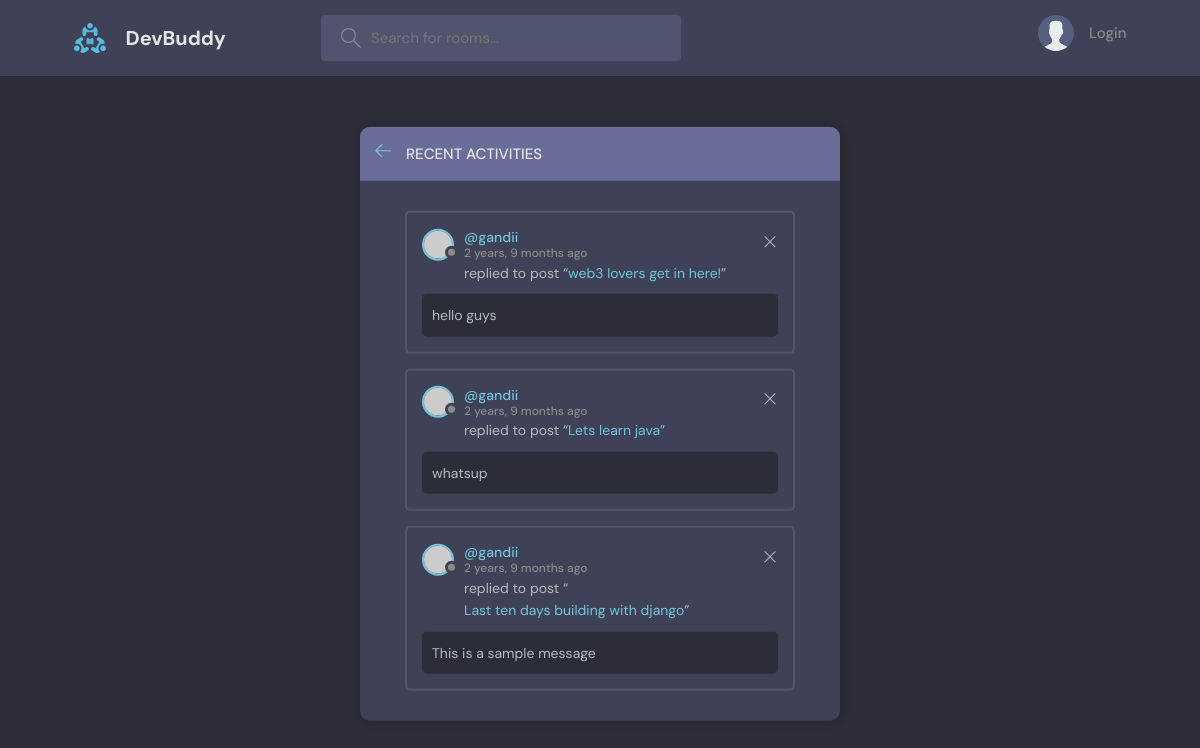
Screenshot of /activityPage/ with the database file from the repository.
### base/models.py (models this page shows, shortened)
class Message(models.Model):
    user = models.ForeignKey(User, on_delete=models.CASCADE)   #The allows multiple message from a single user
    room = models.ForeignKey(Room, on_delete= models.CASCADE)  #this "ondelete"ensures that whenever the room is deleted all the comments are deleted
    body = models.TextField()
    updated = models.DateTimeField(auto_now=True)
    created = models.DateTimeField(auto_now_add=True)
    class Meta:
        ordering = ['-updated','-created']

class Room(models.Model):
    host = models.ForeignKey(User, on_delete=models.SET_NULL, null=True)  # hosts to open the room(first user)
    topic = models.ForeignKey(Topic, on_delete=models.SET_NULL, null=True)  #whenever a topic is deleted the room remains and the database remains empty
    name = models.CharField(max_length=200)
    description = models.TextField(null=True, blank=True)   #null=true,allows submision of empty
    participants = models.ManyToManyField(User, related_name='participants', blank=True)
    updated = models.DateTimeField(auto_now=True)   #date&time of when a new topic of a room is updated
    created = models.DateTimeField(auto_now_add=True) #date&time of when a room is creted
    class Meta:
        ordering = ['-updated','-created']   # (-) this sorts the posts from newest to oldest

### base/views.py (the view)
# urls.py: path('activityPage/', views.activityPage, name = 'activityPage'),
def activityPage(request):
    q = request.GET.get('q') if request.GET.get('q')!= None else ''
    room_messages = Message.objects.filter(
        Q(room__topic__name__icontains=q))
    return render(request, 'base/activity.html', {'room_messages':room_messages})

### base/templates/base/activity.html
{% extends 'main.html' %}
{% block content %}
    <main class="layout">
      <div class="container">
        <div class="layout__box">
          <div class="layout__boxHeader">
            <div class="layout__boxTitle">
              <a href="{% url 'Home' %}">
                <svg version="1.1" xmlns="http://www.w3.org/2000/svg" width="32" height="32" viewBox="0 0 32 32">
                  <title>arrow-left</title>
                  <path
                    d="M13.723 2.286l-13.723 13.714 13.719 13.714 1.616-1.611-10.96-10.96h27.625v-2.286h-27.625l10.965-10.965-1.616-1.607z"
                  ></path>
                </svg>
              </a>
              <h3>Recent Activities</h3>
            </div>
          </div>
          <div class="activities-page layout__body">
            {% for message in room_messages %}
            <div class="activities__box">
              <div class="activities__boxHeader roomListRoom__header">
                <a href="{% url 'user-profile' message.user.id %}" class="roomListRoom__author">
                  <div class="avatar avatar--small">
                    <img src="https://randomuser.me/api/portraits/women/11.jpg" />
                  </div>
                  <p>
                    @{{message.user}}
                    <span>{{message.created|timesince}} ago</span>
                  </p>
                </a>
                <div class="roomListRoom__actions">
                  <a href="{% url 'deleteMessage' message.id %}">
                    <svg version="1.1" xmlns="http://www.w3.org/2000/svg" width="32" height="32" viewBox="0 0 32 32">
                      <title>remove</title>
                      <path
                        d="M27.314 6.019l-1.333-1.333-9.98 9.981-9.981-9.981-1.333 1.333 9.981 9.981-9.981 9.98 1.333 1.333 9.981-9.98 9.98 9.98 1.333-1.333-9.98-9.98 9.98-9.981z"
                      ></path>
                    </svg>
                  </a>
                </div>
              </div>
              <div class="activities__boxContent">
                <p>replied to post “<a href="{% url 'room' message.room.id %}">{{message.room.name}}</a>”</p>
                <div class="activities__boxRoomContent">
                  {{message.body}}
                </div>
              </div>
            </div>
            {% endfor %}
          </div>
        </div>
      </div>
    </main>
{% endblock %}

### static/styles/style.css (style rules this page uses)
:root { --color-main: #71c6dd; --color-main-light: #e1f6fb; --color-dark: #3f4156; --color-dark-medium: #51546e; --color-dark-light: #696d97; --color-light: #e5e5e5; --color-gray: #8b8b8b; --color-light-gray: #b2bdbd; --color-bg: #2d2d39; --color-success: #5dd693; --color-error: #fc4b0b; }
* { font-family: "DM Sans", -apple-system, BlinkMacSystemFont, "Segoe UI", Roboto, Oxygen, Ubuntu, Cantarell, "Open Sans", "Helvetica Neue", sans-serif; margin: 0; padding: 0; box-sizing: border-box; text-rendering: optimizeLegibility; font-size: inherit; }
html { font-size: 56.25%; }
@media only screen and (min-width: 1200px) { html { font-size: 62.5%; } }
body { line-height: 1.6; font-weight: 400; font-size: 1.5rem; color: var(--color-light-gray); background-color: var(--color-bg); min-height: 100vh; }
img { width: 100%; }
a { display: inline-block; color: var(--color-main); text-decoration: none; }
.container { max-width: 120rem; width: 90%; margin: auto; }
.avatar { position: relative; display: inline-block; border-radius: 50%; border: 2px solid var(--color-main); }
.avatar img { display: block; border-radius: 50%; object-fit: cover; object-position: center; }
.avatar::after { content: ""; display: block; position: absolute; background-color: var(--color-gray); z-index: 111; border-radius: 50%; border: 0.3rem solid var(--color-dark); }
.avatar.avatar--small img { width: 2.8rem; height: 2.8rem; }
.avatar.avatar--small:after { width: 0.7rem; height: 0.7rem; bottom: 0px; right: -6px; }
.layout { margin-top: 2.4rem; }
.layout > .container { display: flex; justify-content: space-between; align-items: flex-start; }
.layout__box { width: 90%; max-width: 48rem; min-height: 40rem; position: absolute; top: 50%; left: 50%; transform: translate(-50%, -46%); background-color: var(--color-dark); border-radius: 1rem; box-shadow: 1px 1px 6px 3px rgba(0, 0, 0, 0.1); overflow: hidden; }
.layout__boxHeader { display: flex; padding: 1.5rem; background-color: var(--color-dark-light); }
.layout__boxTitle { display: flex; gap: 1.5rem; align-items: center; }
.layout__boxTitle h3 { text-transform: uppercase; font-weight: 500; color: var(--color-light); }
.layout__boxTitle svg { width: 1.6rem; height: 1.6rem; fill: var(--color-main); }
.layout__body { margin: 3rem; }
.roomListRoom__header { display: flex; justify-content: space-between; align-items: center; }
.roomListRoom__author { font-weight: 500; display: flex; align-items: center; gap: 1rem; }
.roomListRoom__actions { display: flex; align-items: flex-start; gap: 1rem; position: relative; }
.roomListRoom__actions svg { fill: var(--color-main); width: 1.6rem; height: 1.6rem; }
.activities__box { margin: 1.5rem; padding: 1.5rem; border: 2px solid var(--color-dark-medium); border-radius: 5px; }
.activities__boxHeader p { font-size: 1.4rem; line-height: 1.3; }
.activities__boxHeader p span { color: var(--color-gray); font-size: 1.2rem; display: block; }
.activities__boxContent { margin-left: 4.2rem; }
.activities__boxContent { font-size: 1.4rem; }
.activities__boxRoomContent { background: var(--color-bg); padding: 1rem; border-radius: 5px; margin-top: 1rem; margin-left: -4.2rem; }
.roomListRoom__actions svg { fill: var(--color-light-gray); }

### rows the page displays
Message: user "gandii", created "2 years, 9 months", room.name "web3 lovers get in here!", body "hello guys"
Message: user "gandii", created "2 years, 9 months", room.name "Lets learn java", body "whatsup"
Message: user "gandii", created "2 years, 9 months", room.name "Last ten days building with django", body "This is a sample message"
